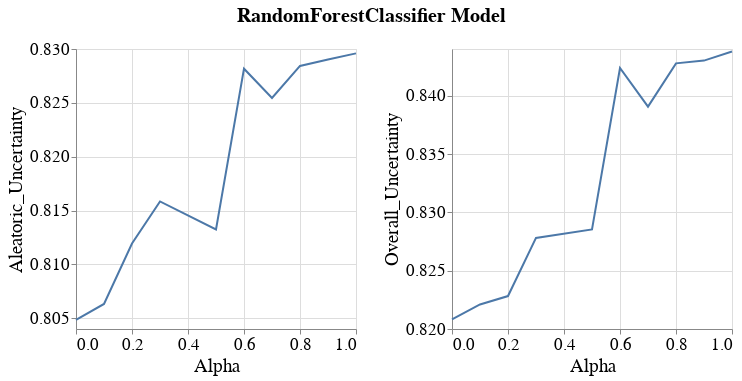

Notebook source saved alongside this figure:
### Code cell
visualizer.create_subgroup_metrics_line_band_plot(model_name=MODEL_NAMES[0],
                                                  subgroup_metrics=['Aleatoric_Uncertainty', 'Overall_Uncertainty'],
                                                  subgroup='race_dis_incorrect')

### Figure 1 — Vega-Lite specification as saved in the notebook (floating-point values rounded to 4 significant figures)
{"config": {"view": {"continuousWidth": 400, "continuousHeight": 300}, "axis": {"labelFontSize": 17, "labelFontWeight": "normal", "titleFontSize": 19, "titleFontWeight": "normal"}, "legend": {"labelFontSize": 17, "symbolStrokeWidth": 10, "titleFontSize": 19}, "title": {"fontSize": 17}}, "vconcat": [{"hconcat": [{"layer": [{"mark": {"type": "errorband", "extent": "ci"}, "encoding": {"x": {"field": "Intervention_Param", "title": "Alpha", "type": "quantitative"}, "y": {"field": "Metric_Value", "scale": {"zero": false}, "title": "Aleatoric_Uncertainty", "type": "quantitative"}}}, {"mark": "line", "encoding": {"x": {"field": "Intervention_Param", "title": "Alpha", "type": "quantitative"}, "y": {"aggregate": "mean", "field": "Metric_Value", "scale": {"zero": false}, "title": "Aleatoric_Uncertainty", "type": "quantitative"}}}], "height": 280, "width": 280}, {"layer": [{"mark": {"type": "errorband", "extent": "ci"}, "encoding": {"x": {"field": "Intervention_Param", "title": "Alpha", "type": "quantitative"}, "y": {"field": "Metric_Value", "scale": {"zero": false}, "title": "Overall_Uncertainty", "type": "quantitative"}}}, {"mark": "line", "encoding": {"x": {"field": "Intervention_Param", "title": "Alpha", "type": "quantitative"}, "y": {"aggregate": "mean", "field": "Metric_Value", "scale": {"zero": false}, "title": "Overall_Uncertainty", "type": "quantitative"}}}], "data": {"name": "data-a67434a03ec4ea55a4f429fa34c0e600"}, "height": 280, "width": 280}]}], "data": {"name": "data-a8fb62f01f3a19154dbc3d7b5e1ef29c"}, "title": {"text": "RandomForestClassifier Model", "anchor": "middle", "dy": -10, "fontSize": 20}, "$schema": "https://vega.github.io/schema/vega-lite/v4.17.0.json", "datasets": {"data-a8fb62f01f3a19154dbc3d7b5e1ef29c": [{"Metric": "Aleatoric_Uncertainty", "Bootstrap_Model_Seed": 101, "Model_Name": "RandomForestClassifier", "Model_Params": "{'bootstrap': False, 'ccp_alpha': 0.0, 'class_weight': None, 'criterion': 'gini', 'max_depth': 40, 'max_features': 'sqrt', 'max_leaf_nodes': None, 'max_samples': None, 'min_impurity_decrease': 0.0, 'min_samples_leaf': 1, 'min_samples_split': 2, 'min_weight_fraction_leaf': 0.0, 'n_estimators': 100, 'n_jobs': None, 'oob_score': False, 'random_state': 101, 'verbose': 0, 'warm_start': False}", "Run_Number": "Run_1", "Dataset_Name": "Diabetes", "Num_Estimators": 200, "Tag": "OK", "Record_Create_Date_Time": "2023-08-05T11:04:48.791000", "Session_Uuid": "f88d9187-81c1-496e-a809-65185798edd6", "Experiment_Iteration": "Exp_iter_1", "Dataset_Split_Seed": 100, "Model_Init_Seed": 100, "Fair_Intervention_Params_Lst": "[0.7]", "Intervention_Param": 0.7, "Subgroup": "race_dis_incorrect", "Metric_Value": 0.8255, "Group": "race_dis_incorrect"}, {"Metric": "Aleatoric_Uncertainty", "Bootstrap_Model_Seed": 101, "Model_Name": "RandomForestClassifier", "Model_Params": "{'bootstrap': False, 'ccp_alpha': 0.0, 'class_weight': None, 'criterion': 'gini', 'max_depth': 40, 'max_features': 'sqrt', 'max_leaf_nodes': None, 'max_samples': None, 'min_impurity_decrease': 0.0, 'min_samples_leaf': 1, 'min_samples_split': 2, 'min_weight_fraction_leaf': 0.0, 'n_estimators': 200, 'n_jobs': None, 'oob_score': False, 'random_state': 101, 'verbose': 0, 'warm_start': False}", "Run_Number": "Run_1", "Dataset_Name": "Diabetes", "Num_Estimators": 200, "Tag": "OK", "Record_Create_Date_Time": "2023-08-05T11:22:30.211000", "Session_Uuid": "f88d9187-81c1-496e-a809-65185798edd6", "Experiment_Iteration": "Exp_iter_1", "Dataset_Split_Seed": 100, "Model_Init_Seed": 100, "Fair_Intervention_Params_Lst": "[0.2]", "Intervention_Param": 0.2, "Subgroup": "race_dis_incorrect", "Metric_Value": 0.8119, "Group": "race_dis_incorrect"}, {"Metric": "Aleatoric_Uncertainty", "Bootstrap_Model_Seed": 101, "Model_Name": "RandomForestClassifier", "Model_Params": "{'bootstrap': False, 'ccp_alpha': 0.0, 'class_weight': None, 'criterion': 'gini', 'max_depth': 50, 'max_features': 'sqrt', 'max_leaf_nodes': None, 'max_samples': None, 'min_impurity_decrease': 0.0, 'min_samples_leaf': 1, 'min_samples_split': 2, 'min_weight_fraction_leaf': 0.0, 'n_estimators': 100, 'n_jobs': None, 'oob_score': False, 'random_state': 101, 'verbose': 0, 'warm_start': False}", "Run_Number": "Run_1", "Dataset_Name": "Diabetes", "Num_Estimators": 200, "Tag": "OK", "Record_Create_Date_Time": "2023-08-05T11:05:37.835000", "Session_Uuid": "f88d9187-81c1-496e-a809-65185798edd6", "Experiment_Iteration": "Exp_iter_1", "Dataset_Split_Seed": 100, "Model_Init_Seed": 100, "Fair_Intervention_Params_Lst": "[0.5]", "Intervention_Param": 0.5, "Subgroup": "race_dis_incorrect", "Metric_Value": 0.8132, "Group": "race_dis_incorrect"}, {"Metric": "Aleatoric_Uncertainty", "Bootstrap_Model_Seed": 101, "Model_Name": "RandomForestClassifier", "Model_Params": "{'bootstrap': False, 'ccp_alpha': 0.0, 'class_weight': None, 'criterion': 'gini', 'max_depth': 60, 'max_features': 'sqrt', 'max_leaf_nodes': None, 'max_samples': None, 'min_impurity_decrease': 0.0, 'min_samples_leaf': 1, 'min_samples_split': 2, 'min_weight_fraction_leaf': 0.0, 'n_estimators': 100, 'n_jobs': None, 'oob_score': False, 'random_state': 101, 'verbose': 0, 'warm_start': False}", "Run_Number": "Run_1", "Dataset_Name": "Diabetes", "Num_Estimators": 200, "Tag": "OK", "Record_Create_Date_Time": "2023-08-05T10:49:26.823000", "Session_Uuid": "f88d9187-81c1-496e-a809-65185798edd6", "Experiment_Iteration": "Exp_iter_1", "Dataset_Split_Seed": 100, "Model_Init_Seed": 100, "Fair_Intervention_Params_Lst": "[0.0]", "Intervention_Param": 0.0, "Subgroup": "race_dis_incorrect", "Metric_Value": 0.8048, "Group": "race_dis_incorrect"}, {"Metric": "Aleatoric_Uncertainty", "Bootstrap_Model_Seed": 101, "Model_Name": "RandomForestClassifier", "Model_Params": "{'bootstrap': False, 'ccp_alpha': 0.0, 'class_weight': None, 'criterion': 'gini', 'max_depth': 60, 'max_features': 'sqrt', 'max_leaf_nodes': None, 'max_samples': None, 'min_impurity_decrease': 0.0, 'min_samples_leaf': 1, 'min_samples_split': 2, 'min_weight_fraction_leaf': 0.0, 'n_estimators': 100, 'n_jobs': None, 'oob_score': False, 'random_state': 101, 'verbose': 0, 'warm_start': False}", "Run_Number": "Run_1", "Dataset_Name": "Diabetes", "Num_Estimators": 200, "Tag": "OK", "Record_Create_Date_Time": "2023-08-05T11:02:27.223000", "Session_Uuid": "f88d9187-81c1-496e-a809-65185798edd6", "Experiment_Iteration": "Exp_iter_1", "Dataset_Split_Seed": 100, "Model_Init_Seed": 100, "Fair_Intervention_Params_Lst": "[0.1]", "Intervention_Param": 0.1, "Subgroup": "race_dis_incorrect", "Metric_Value": 0.8063, "Group": "race_dis_incorrect"}, {"Metric": "Aleatoric_Uncertainty", "Bootstrap_Model_Seed": 101, "Model_Name": "RandomForestClassifier", "Model_Params": "{'bootstrap': False, 'ccp_alpha': 0.0, 'class_weight': None, 'criterion': 'gini', 'max_depth': 60, 'max_features': 'sqrt', 'max_leaf_nodes': None, 'max_samples': None, 'min_impurity_decrease': 0.0, 'min_samples_leaf': 1, 'min_samples_split': 2, 'min_weight_fraction_leaf': 0.0, 'n_estimators': 100, 'n_jobs': None, 'oob_score': False, 'random_state': 101, 'verbose': 0, 'warm_start': False}", "Run_Number": "Run_1", "Dataset_Name": "Diabetes", "Num_Estimators": 200, "Tag": "OK", "Record_Create_Date_Time": "2023-08-05T11:05:00.615000", "Session_Uuid": "f88d9187-81c1-496e-a809-65185798edd6", "Experiment_Iteration": "Exp_iter_1", "Dataset_Split_Seed": 100, "Model_Init_Seed": 100, "Fair_Intervention_Params_Lst": "[0.6]", "Intervention_Param": 0.6, "Subgroup": "race_dis_incorrect", "Metric_Value": 0.8282, "Group": "race_dis_incorrect"}, {"Metric": "Aleatoric_Uncertainty", "Bootstrap_Model_Seed": 101, "Model_Name": "RandomForestClassifier", "Model_Params": "{'bootstrap': False, 'ccp_alpha': 0.0, 'class_weight': None, 'criterion': 'gini', 'max_depth': 60, 'max_features': 'sqrt', 'max_leaf_nodes': None, 'max_samples': None, 'min_impurity_decrease': 0.0, 'min_samples_leaf': 1, 'min_samples_split': 2, 'min_weight_fraction_leaf': 0.0, 'n_estimators': 100, 'n_jobs': None, 'oob_score': False, 'random_state': 101, 'verbose': 0, 'warm_start': False}", "Run_Number": "Run_1", "Dataset_Name": "Diabetes", "Num_Estimators": 200, "Tag": "OK", "Record_Create_Date_Time": "2023-08-05T11:08:13.393000", "Session_Uuid": "f88d9187-81c1-496e-a809-65185798edd6", "Experiment_Iteration": "Exp_iter_1", "Dataset_Split_Seed": 100, "Model_Init_Seed": 100, "Fair_Intervention_Params_Lst": "[0.9]", "Intervention_Param": 0.9, "Subgroup": "race_dis_incorrect", "Metric_Value": 0.829, "Group": "race_dis_incorrect"}, {"Metric": "Aleatoric_Uncertainty", "Bootstrap_Model_Seed": 101, "Model_Name": "RandomForestClassifier", "Model_Params": "{'bootstrap': False, 'ccp_alpha': 0.0, 'class_weight': None, 'criterion': 'gini', 'max_depth': 60, 'max_features': 'sqrt', 'max_leaf_nodes': None, 'max_samples': None, 'min_impurity_decrease': 0.0, 'min_samples_leaf': 1, 'min_samples_split': 2, 'min_weight_fraction_leaf': 0.0, 'n_estimators': 100, 'n_jobs': None, 'oob_score': False, 'random_state': 101, 'verbose': 0, 'warm_start': False}", "Run_Number": "Run_1", "Dataset_Name": "Diabetes", "Num_Estimators": 200, "Tag": "OK", "Record_Create_Date_Time": "2023-08-05T11:09:21.153000", "Session_Uuid": "f88d9187-81c1-496e-a809-65185798edd6", "Experiment_Iteration": "Exp_iter_1", "Dataset_Split_Seed": 100, "Model_Init_Seed": 100, "Fair_Intervention_Params_Lst": "[0.8]", "Intervention_Param": 0.8, "Subgroup": "race_dis_incorrect", "Metric_Value": 0.8284, "Group": "race_dis_incorrect"}, {"Metric": "Aleatoric_Uncertainty", "Bootstrap_Model_Seed": 101, "Model_Name": "RandomForestClassifier", "Model_Params": "{'bootstrap': False, 'ccp_alpha': 0.0, 'class_weight': None, 'criterion': 'gini', 'max_depth': 60, 'max_features': 'sqrt', 'max_leaf_nodes': None, 'max_samples': None, 'min_impurity_decrease': 0.0, 'min_samples_leaf': 1, 'min_samples_split': 2, 'min_weight_fraction_leaf': 0.0, 'n_estimators': 100, 'n_jobs': None, 'oob_score': False, 'random_state': 101, 'verbose': 0, 'warm_start': False}", "Run_Number": "Run_1", "Dataset_Name": "Diabetes", "Num_Estimators": 200, "Tag": "OK", "Record_Create_Date_Time": "2023-08-05T11:14:14.556000", "Session_Uuid": "f88d9187-81c1-496e-a809-65185798edd6", "Experiment_Iteration": "Exp_iter_1", "Dataset_Split_Seed": 100, "Model_Init_Seed": 100, "Fair_Intervention_Params_Lst": "[1.0]", "Intervention_Param": 1.0, "Subgroup": "race_dis_incorrect", "Metric_Value": 0.8296, "Group": "race_dis_incorrect"}, {"Metric": "Aleatoric_Uncertainty", "Bootstrap_Model_Seed": 101, "Model_Name": "RandomForestClassifier", "Model_Params": "{'bootstrap': False, 'ccp_alpha': 0.0, 'class_weight': None, 'criterion': 'gini', 'max_depth': 70, 'max_features': 'sqrt', 'max_leaf_nodes': None, 'max_samples': None, 'min_impurity_decrease': 0.0, 'min_samples_leaf': 1, 'min_samples_split': 2, 'min_weight_fraction_leaf': 0.0, 'n_estimators': 200, 'n_jobs': None, 'oob_score': False, 'random_state': 101, 'verbose': 0, 'warm_start': False}", "Run_Number": "Run_1", "Dataset_Name": "Diabetes", "Num_Estimators": 200, "Tag": "OK", "Record_Create_Date_Time": "2023-08-05T11:39:39.451000", "Session_Uuid": "f88d9187-81c1-496e-a809-65185798edd6", "Experiment_Iteration": "Exp_iter_1", "Dataset_Split_Seed": 100, "Model_Init_Seed": 100, "Fair_Intervention_Params_Lst": "[0.3]", "Intervention_Param": 0.3, "Subgroup": "race_dis_incorrect", "Metric_Value": 0.8158, "Group": "race_dis_incorrect"}], "data-a67434a03ec4ea55a4f429fa34c0e600": [{"Metric": "Overall_Uncertainty", "Bootstrap_Model_Seed": 101, "Model_Name": "RandomForestClassifier", "Model_Params": "{'bootstrap': False, 'ccp_alpha': 0.0, 'class_weight': None, 'criterion': 'gini', 'max_depth': 40, 'max_features': 'sqrt', 'max_leaf_nodes': None, 'max_samples': None, 'min_impurity_decrease': 0.0, 'min_samples_leaf': 1, 'min_samples_split': 2, 'min_weight_fraction_leaf': 0.0, 'n_estimators': 100, 'n_jobs': None, 'oob_score': False, 'random_state': 101, 'verbose': 0, 'warm_start': False}", "Run_Number": "Run_1", "Dataset_Name": "Diabetes", "Num_Estimators": 200, "Tag": "OK", "Record_Create_Date_Time": "2023-08-05T11:04:48.791000", "Session_Uuid": "f88d9187-81c1-496e-a809-65185798edd6", "Experiment_Iteration": "Exp_iter_1", "Dataset_Split_Seed": 100, "Model_Init_Seed": 100, "Fair_Intervention_Params_Lst": "[0.7]", "Intervention_Param": 0.7, "Subgroup": "race_dis_incorrect", "Metric_Value": 0.8391, "Group": "race_dis_incorrect"}, {"Metric": "Overall_Uncertainty", "Bootstrap_Model_Seed": 101, "Model_Name": "RandomForestClassifier", "Model_Params": "{'bootstrap': False, 'ccp_alpha': 0.0, 'class_weight': None, 'criterion': 'gini', 'max_depth': 40, 'max_features': 'sqrt', 'max_leaf_nodes': None, 'max_samples': None, 'min_impurity_decrease': 0.0, 'min_samples_leaf': 1, 'min_samples_split': 2, 'min_weight_fraction_leaf': 0.0, 'n_estimators': 200, 'n_jobs': None, 'oob_score': False, 'random_state': 101, 'verbose': 0, 'warm_start': False}", "Run_Number": "Run_1", "Dataset_Name": "Diabetes", "Num_Estimators": 200, "Tag": "OK", "Record_Create_Date_Time": "2023-08-05T11:22:30.211000", "Session_Uuid": "f88d9187-81c1-496e-a809-65185798edd6", "Experiment_Iteration": "Exp_iter_1", "Dataset_Split_Seed": 100, "Model_Init_Seed": 100, "Fair_Intervention_Params_Lst": "[0.2]", "Intervention_Param": 0.2, "Subgroup": "race_dis_incorrect", "Metric_Value": 0.8228, "Group": "race_dis_incorrect"}, {"Metric": "Overall_Uncertainty", "Bootstrap_Model_Seed": 101, "Model_Name": "RandomForestClassifier", "Model_Params": "{'bootstrap': False, 'ccp_alpha': 0.0, 'class_weight': None, 'criterion': 'gini', 'max_depth': 50, 'max_features': 'sqrt', 'max_leaf_nodes': None, 'max_samples': None, 'min_impurity_decrease': 0.0, 'min_samples_leaf': 1, 'min_samples_split': 2, 'min_weight_fraction_leaf': 0.0, 'n_estimators': 100, 'n_jobs': None, 'oob_score': False, 'random_state': 101, 'verbose': 0, 'warm_start': False}", "Run_Number": "Run_1", "Dataset_Name": "Diabetes", "Num_Estimators": 200, "Tag": "OK", "Record_Create_Date_Time": "2023-08-05T11:05:37.835000", "Session_Uuid": "f88d9187-81c1-496e-a809-65185798edd6", "Experiment_Iteration": "Exp_iter_1", "Dataset_Split_Seed": 100, "Model_Init_Seed": 100, "Fair_Intervention_Params_Lst": "[0.5]", "Intervention_Param": 0.5, "Subgroup": "race_dis_incorrect", "Metric_Value": 0.8285, "Group": "race_dis_incorrect"}, {"Metric": "Overall_Uncertainty", "Bootstrap_Model_Seed": 101, "Model_Name": "RandomForestClassifier", "Model_Params": "{'bootstrap': False, 'ccp_alpha': 0.0, 'class_weight': None, 'criterion': 'gini', 'max_depth': 60, 'max_features': 'sqrt', 'max_leaf_nodes': None, 'max_samples': None, 'min_impurity_decrease': 0.0, 'min_samples_leaf': 1, 'min_samples_split': 2, 'min_weight_fraction_leaf': 0.0, 'n_estimators': 100, 'n_jobs': None, 'oob_score': False, 'random_state': 101, 'verbose': 0, 'warm_start': False}", "Run_Number": "Run_1", "Dataset_Name": "Diabetes", "Num_Estimators": 200, "Tag": "OK", "Record_Create_Date_Time": "2023-08-05T10:49:26.823000", "Session_Uuid": "f88d9187-81c1-496e-a809-65185798edd6", "Experiment_Iteration": "Exp_iter_1", "Dataset_Split_Seed": 100, "Model_Init_Seed": 100, "Fair_Intervention_Params_Lst": "[0.0]", "Intervention_Param": 0.0, "Subgroup": "race_dis_incorrect", "Metric_Value": 0.8208, "Group": "race_dis_incorrect"}, {"Metric": "Overall_Uncertainty", "Bootstrap_Model_Seed": 101, "Model_Name": "RandomForestClassifier", "Model_Params": "{'bootstrap': False, 'ccp_alpha': 0.0, 'class_weight': None, 'criterion': 'gini', 'max_depth': 60, 'max_features': 'sqrt', 'max_leaf_nodes': None, 'max_samples': None, 'min_impurity_decrease': 0.0, 'min_samples_leaf': 1, 'min_samples_split': 2, 'min_weight_fraction_leaf': 0.0, 'n_estimators': 100, 'n_jobs': None, 'oob_score': False, 'random_state': 101, 'verbose': 0, 'warm_start': False}", "Run_Number": "Run_1", "Dataset_Name": "Diabetes", "Num_Estimators": 200, "Tag": "OK", "Record_Create_Date_Time": "2023-08-05T11:02:27.223000", "Session_Uuid": "f88d9187-81c1-496e-a809-65185798edd6", "Experiment_Iteration": "Exp_iter_1", "Dataset_Split_Seed": 100, "Model_Init_Seed": 100, "Fair_Intervention_Params_Lst": "[0.1]", "Intervention_Param": 0.1, "Subgroup": "race_dis_incorrect", "Metric_Value": 0.8221, "Group": "race_dis_incorrect"}, {"Metric": "Overall_Uncertainty", "Bootstrap_Model_Seed": 101, "Model_Name": "RandomForestClassifier", "Model_Params": "{'bootstrap': False, 'ccp_alpha': 0.0, 'class_weight': None, 'criterion': 'gini', 'max_depth': 60, 'max_features': 'sqrt', 'max_leaf_nodes': None, 'max_samples': None, 'min_impurity_decrease': 0.0, 'min_samples_leaf': 1, 'min_samples_split': 2, 'min_weight_fraction_leaf': 0.0, 'n_estimators': 100, 'n_jobs': None, 'oob_score': False, 'random_state': 101, 'verbose': 0, 'warm_start': False}", "Run_Number": "Run_1", "Dataset_Name": "Diabetes", "Num_Estimators": 200, "Tag": "OK", "Record_Create_Date_Time": "2023-08-05T11:05:00.615000", "Session_Uuid": "f88d9187-81c1-496e-a809-65185798edd6", "Experiment_Iteration": "Exp_iter_1", "Dataset_Split_Seed": 100, "Model_Init_Seed": 100, "Fair_Intervention_Params_Lst": "[0.6]", "Intervention_Param": 0.6, "Subgroup": "race_dis_incorrect", "Metric_Value": 0.8424, "Group": "race_dis_incorrect"}, {"Metric": "Overall_Uncertainty", "Bootstrap_Model_Seed": 101, "Model_Name": "RandomForestClassifier", "Model_Params": "{'bootstrap': False, 'ccp_alpha': 0.0, 'class_weight': None, 'criterion': 'gini', 'max_depth': 60, 'max_features': 'sqrt', 'max_leaf_nodes': None, 'max_samples': None, 'min_impurity_decrease': 0.0, 'min_samples_leaf': 1, 'min_samples_split': 2, 'min_weight_fraction_leaf': 0.0, 'n_estimators': 100, 'n_jobs': None, 'oob_score': False, 'random_state': 101, 'verbose': 0, 'warm_start': False}", "Run_Number": "Run_1", "Dataset_Name": "Diabetes", "Num_Estimators": 200, "Tag": "OK", "Record_Create_Date_Time": "2023-08-05T11:08:13.393000", "Session_Uuid": "f88d9187-81c1-496e-a809-65185798edd6", "Experiment_Iteration": "Exp_iter_1", "Dataset_Split_Seed": 100, "Model_Init_Seed": 100, "Fair_Intervention_Params_Lst": "[0.9]", "Intervention_Param": 0.9, "Subgroup": "race_dis_incorrect", "Metric_Value": 0.843, "Group": "race_dis_incorrect"}, {"Metric": "Overall_Uncertainty", "Bootstrap_Model_Seed": 101, "Model_Name": "RandomForestClassifier", "Model_Params": "{'bootstrap': False, 'ccp_alpha': 0.0, 'class_weight': None, 'criterion': 'gini', 'max_depth': 60, 'max_features': 'sqrt', 'max_leaf_nodes': None, 'max_samples': None, 'min_impurity_decrease': 0.0, 'min_samples_leaf': 1, 'min_samples_split': 2, 'min_weight_fraction_leaf': 0.0, 'n_estimators': 100, 'n_jobs': None, 'oob_score': False, 'random_state': 101, 'verbose': 0, 'warm_start': False}", "Run_Number": "Run_1", "Dataset_Name": "Diabetes", "Num_Estimators": 200, "Tag": "OK", "Record_Create_Date_Time": "2023-08-05T11:09:21.153000", "Session_Uuid": "f88d9187-81c1-496e-a809-65185798edd6", "Experiment_Iteration": "Exp_iter_1", "Dataset_Split_Seed": 100, "Model_Init_Seed": 100, "Fair_Intervention_Params_Lst": "[0.8]", "Intervention_Param": 0.8, "Subgroup": "race_dis_incorrect", "Metric_Value": 0.8428, "Group": "race_dis_incorrect"}, {"Metric": "Overall_Uncertainty", "Bootstrap_Model_Seed": 101, "Model_Name": "RandomForestClassifier", "Model_Params": "{'bootstrap': False, 'ccp_alpha': 0.0, 'class_weight': None, 'criterion': 'gini', 'max_depth': 60, 'max_features': 'sqrt', 'max_leaf_nodes': None, 'max_samples': None, 'min_impurity_decrease': 0.0, 'min_samples_leaf': 1, 'min_samples_split': 2, 'min_weight_fraction_leaf': 0.0, 'n_estimators': 100, 'n_jobs': None, 'oob_score': False, 'random_state': 101, 'verbose': 0, 'warm_start': False}", "Run_Number": "Run_1", "Dataset_Name": "Diabetes", "Num_Estimators": 200, "Tag": "OK", "Record_Create_Date_Time": "2023-08-05T11:14:14.556000", "Session_Uuid": "f88d9187-81c1-496e-a809-65185798edd6", "Experiment_Iteration": "Exp_iter_1", "Dataset_Split_Seed": 100, "Model_Init_Seed": 100, "Fair_Intervention_Params_Lst": "[1.0]", "Intervention_Param": 1.0, "Subgroup": "race_dis_incorrect", "Metric_Value": 0.8438, "Group": "race_dis_incorrect"}, {"Metric": "Overall_Uncertainty", "Bootstrap_Model_Seed": 101, "Model_Name": "RandomForestClassifier", "Model_Params": "{'bootstrap': False, 'ccp_alpha': 0.0, 'class_weight': None, 'criterion': 'gini', 'max_depth': 70, 'max_features': 'sqrt', 'max_leaf_nodes': None, 'max_samples': None, 'min_impurity_decrease': 0.0, 'min_samples_leaf': 1, 'min_samples_split': 2, 'min_weight_fraction_leaf': 0.0, 'n_estimators': 200, 'n_jobs': None, 'oob_score': False, 'random_state': 101, 'verbose': 0, 'warm_start': False}", "Run_Number": "Run_1", "Dataset_Name": "Diabetes", "Num_Estimators": 200, "Tag": "OK", "Record_Create_Date_Time": "2023-08-05T11:39:39.451000", "Session_Uuid": "f88d9187-81c1-496e-a809-65185798edd6", "Experiment_Iteration": "Exp_iter_1", "Dataset_Split_Seed": 100, "Model_Init_Seed": 100, "Fair_Intervention_Params_Lst": "[0.3]", "Intervention_Param": 0.3, "Subgroup": "race_dis_incorrect", "Metric_Value": 0.8278, "Group": "race_dis_incorrect"}]}}
